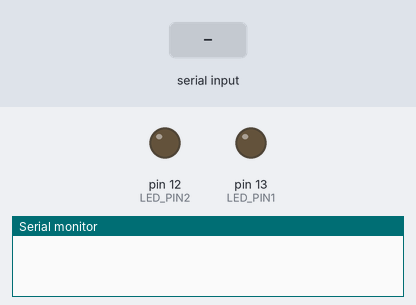
A sketch run on a simulated Arduino Uno, built with avr-gcc and run on an emulated ATmega328P. Parts: output pins drawn as LEDs (lit = HIGH), the last lines printed to the serial monitor. The test bench sets the inputs (shaded band).

Above: at 1.2 s.
1.3 s: "1" received over Serial
At 2.1 s:
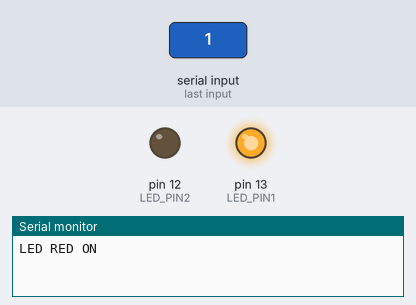
2.8 s: "3" received over Serial
At 3.3 s:
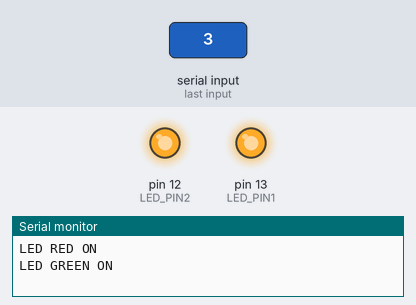
4.3 s: "0" received over Serial
At 5.6 s:
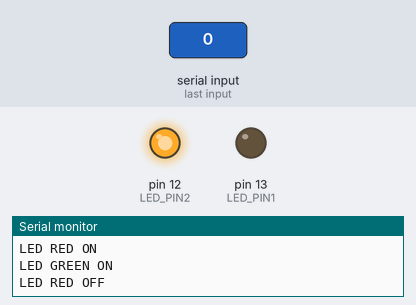
Timing chart, 0 to 7.3 s (numbered marks = the images above; inputs shaded):
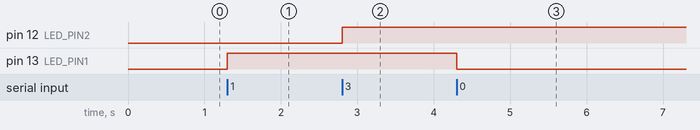

The sketch:

py_serial_2.ino.ino
```cpp
// 変数の定義
#define LED_PIN1 13
#define LED_PIN2 12

// 初期化
void setup(){
  pinMode(LED_PIN1, OUTPUT);
  pinMode(LED_PIN2, OUTPUT);

  // シリアルポートを9600 bps[ビット/秒]で初期化
  Serial.begin(9600);
}

// 繰り返し処理
void loop(){
  int inputchar;

  // シリアルポートより1文字読み込む
  inputchar = Serial.read();

  if(inputchar != -1 ){
    // 読み込んだデータが -1 以外の場合　以下の処理を行う

    switch(inputchar){
      case '1':
        // 読み込みデータが　1 の場合

        Serial.print("LED RED ON\n");
        digitalWrite(LED_PIN1, HIGH);
        break;

      case '0':
        // 読み込みデータが　0 の場合

        Serial.print("LED RED OFF\n");
        digitalWrite(LED_PIN1, LOW);
        break;

      case '3':
        // 読み込みデータが　3 の場合

        Serial.print("LED GREEN ON\n");
        digitalWrite(LED_PIN2, HIGH);
        break;

      case '2':
        // 読み込みデータが　2 の場合

        Serial.print("LED GREEN OFF\n");
        digitalWrite(LED_PIN2, LOW);
        break;
    }
  } else {
    // 読み込むデータが無い場合は何もしない
  }
}
```

Measured:
- after the input at 1.3 s, pin 13 (LED_PIN1): LOW → HIGH at once
- after the input at 2.8 s, pin 12 (LED_PIN2): LOW → HIGH at once
- after the input at 4.3 s, pin 13 (LED_PIN1): HIGH → LOW at once
